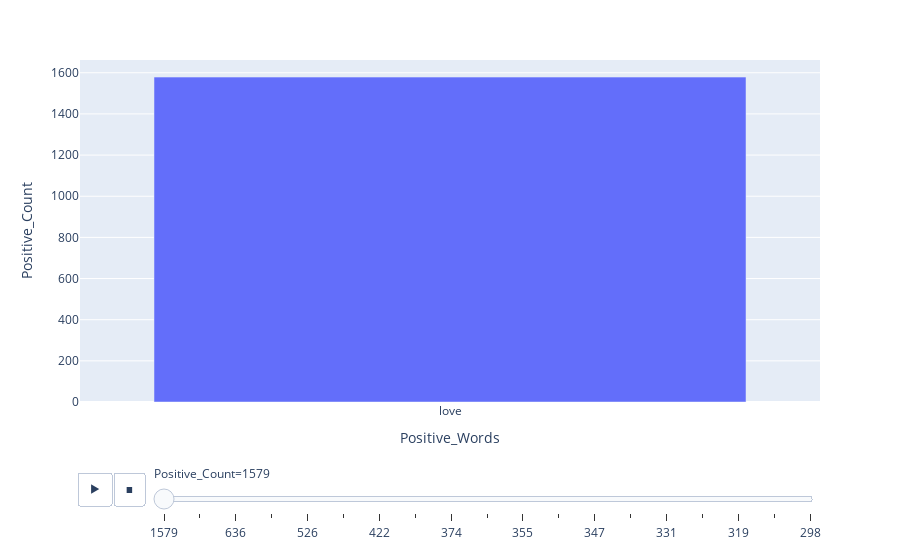

Notebook cell for this chart:
### Code cell
#Animated plot for positive words with their frequency
fig = px.bar(z, x="Positive_Words", y="Positive_Count",animation_frame="Positive_Count",
            hover_name="Positive_Words")
fig.layout.updatemenus[0].buttons[0].args[1]["frame"]["duration"] = 1200
fig.show()

### Figure 1 — Plotly figure (JSON) as saved in the notebook; plotly's stock layout.template omitted (floating-point values rounded to 4 significant figures)
{"data": [{"alignmentgroup": "True", "hovertemplate": "<b>%{hovertext}</b><br><br>Positive_Count=%{y}<br>Positive_Words=%{x}<extra></extra>", "hovertext": ["love"], "legendgroup": "", "marker": {"color": "#636efa", "pattern": {"shape": ""}}, "name": "", "offsetgroup": "", "orientation": "v", "showlegend": false, "textposition": "auto", "type": "bar", "x": ["love"], "xaxis": "x", "y": [1579], "yaxis": "y"}], "layout": {"barmode": "relative", "legend": {"tracegroupgap": 0}, "margin": {"t": 60}, "sliders": [{"active": 0, "currentvalue": {"prefix": "Positive_Count="}, "len": 0.9, "pad": {"b": 10, "t": 60}, "steps": [{"args": [["1579"], {"frame": {"duration": 0, "redraw": true}, "fromcurrent": true, "mode": "immediate", "transition": {"duration": 0, "easing": "linear"}}], "label": "1579", "method": "animate"}, {"args": [["905"], {"frame": {"duration": 0, "redraw": true}, "fromcurrent": true, "mode": "immediate", "transition": {"duration": 0, "easing": "linear"}}], "label": "905", "method": "animate"}, {"args": [["636"], {"frame": {"duration": 0, "redraw": true}, "fromcurrent": true, "mode": "immediate", "transition": {"duration": 0, "easing": "linear"}}], "label": "636", "method": "animate"}, {"args": [["558"], {"frame": {"duration": 0, "redraw": true}, "fromcurrent": true, "mode": "immediate", "transition": {"duration": 0, "easing": "linear"}}], "label": "558", "method": "animate"}, {"args": [["526"], {"frame": {"duration": 0, "redraw": true}, "fromcurrent": true, "mode": "immediate", "transition": {"duration": 0, "easing": "linear"}}], "label": "526", "method": "animate"}, {"args": [["434"], {"frame": {"duration": 0, "redraw": true}, "fromcurrent": true, "mode": "immediate", "transition": {"duration": 0, "easing": "linear"}}], "label": "434", "method": "animate"}, {"args": [["422"], {"frame": {"duration": 0, "redraw": true}, "fromcurrent": true, "mode": "immediate", "transition": {"duration": 0, "easing": "linear"}}], "label": "422", "method": "animate"}, {"args": [["399"], {"frame": {"duration": 0, "redraw": true}, "fromcurrent": true, "mode": "immediate", "transition": {"duration": 0, "easing": "linear"}}], "label": "399", "method": "animate"}, {"args": [["374"], {"frame": {"duration": 0, "redraw": true}, "fromcurrent": true, "mode": "immediate", "transition": {"duration": 0, "easing": "linear"}}], "label": "374", "method": "animate"}, {"args": [["361"], {"frame": {"duration": 0, "redraw": true}, "fromcurrent": true, "mode": "immediate", "transition": {"duration": 0, "easing": "linear"}}], "label": "361", "method": "animate"}, {"args": [["355"], {"frame": {"duration": 0, "redraw": true}, "fromcurrent": true, "mode": "immediate", "transition": {"duration": 0, "easing": "linear"}}], "label": "355", "method": "animate"}, {"args": [["352"], {"frame": {"duration": 0, "redraw": true}, "fromcurrent": true, "mode": "immediate", "transition": {"duration": 0, "easing": "linear"}}], "label": "352", "method": "animate"}, {"args": [["347"], {"frame": {"duration": 0, "redraw": true}, "fromcurrent": true, "mode": "immediate", "transition": {"duration": 0, "easing": "linear"}}], "label": "347", "method": "animate"}, {"args": [["332"], {"frame": {"duration": 0, "redraw": true}, "fromcurrent": true, "mode": "immediate", "transition": {"duration": 0, "easing": "linear"}}], "label": "332", "method": "animate"}, {"args": [["331"], {"frame": {"duration": 0, "redraw": true}, "fromcurrent": true, "mode": "immediate", "transition": {"duration": 0, "easing": "linear"}}], "label": "331", "method": "animate"}, {"args": [["328"], {"frame": {"duration": 0, "redraw": true}, "fromcurrent": true, "mode": "immediate", "transition": {"duration": 0, "easing": "linear"}}], "label": "328", "method": "animate"}, {"args": [["319"], {"frame": {"duration": 0, "redraw": true}, "fromcurrent": true, "mode": "immediate", "transition": {"duration": 0, "easing": "linear"}}], "label": "319", "method": "animate"}, {"args": [["299"], {"frame": {"duration": 0, "redraw": true}, "fromcurrent": true, "mode": "immediate", "transition": {"duration": 0, "easing": "linear"}}], "label": "299", "method": "animate"}, {"args": [["298"], {"frame": {"duration": 0, "redraw": true}, "fromcurrent": true, "mode": "immediate", "transition": {"duration": 0, "easing": "linear"}}], "label": "298", "method": "animate"}], "x": 0.1, "xanchor": "left", "y": 0, "yanchor": "top"}], "updatemenus": [{"buttons": [{"args": [null, {"frame": {"duration": 1200, "redraw": true}, "fromcurrent": true, "mode": "immediate", "transition": {"duration": 500, "easing": "linear"}}], "label": "&#9654;", "method": "animate"}, {"args": [[null], {"frame": {"duration": 0, "redraw": true}, "fromcurrent": true, "mode": "immediate", "transition": {"duration": 0, "easing": "linear"}}], "label": "&#9724;", "method": "animate"}], "direction": "left", "pad": {"r": 10, "t": 70}, "showactive": false, "type": "buttons", "x": 0.1, "xanchor": "right", "y": 0, "yanchor": "top"}], "xaxis": {"anchor": "y", "domain": [0, 1], "title": {"text": "Positive_Words"}}, "yaxis": {"anchor": "x", "categoryarray": [298, 299, 319, 328, 331, 332, 347, 352, 355, 361, 374, 399, 422, 434, 526, 558, 636, 905, 1579], "categoryorder": "array", "domain": [0, 1], "title": {"text": "Positive_Count"}}}}
